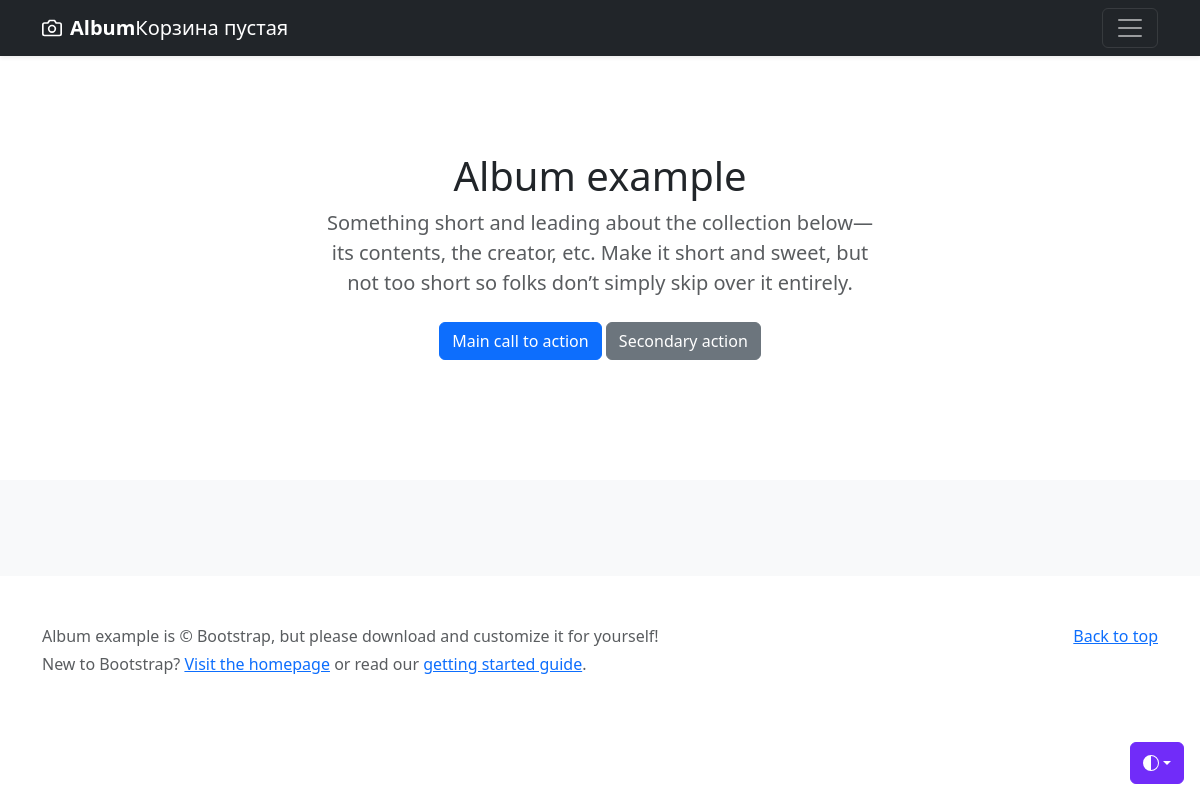
The app's page /, older data.
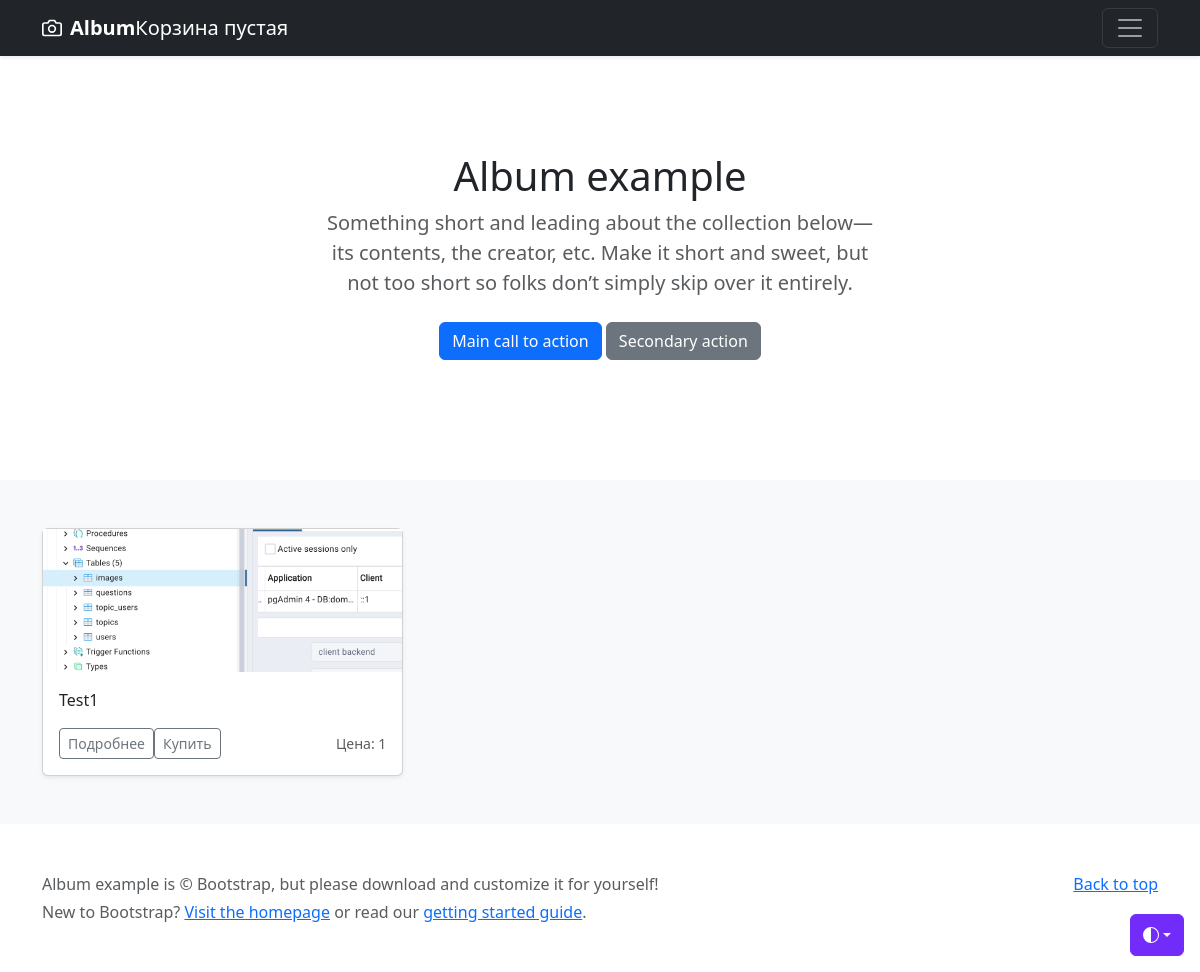
The same page, newer data.
### shop/models.py (models this page shows, shortened)
class Shop(models.Model):
    name = models.CharField(verbose_name="Название товара", max_length=60)
    price = models.IntegerField(verbose_name="Цена")
    photo_path = models.ImageField(verbose_name="Фото товара", upload_to="photo/%Y/%m/%d/",
                                   default='/photo/2023/09/08/pgadmin.png')
    category = models.ForeignKey('Category', on_delete=models.PROTECT, verbose_name="Категория", null=True)
    description = models.TextField(verbose_name="Описание товара", default='')
    arrival_date = models.DateField(verbose_name='Дата прибытия товара', auto_now=True)
    update_time = models.DateTimeField(verbose_name='Время последнего обновления карточки товара', auto_now=True)
    class Meta:
        verbose_name = "Товар"
        verbose_name_plural = "Товары"
        ordering = ['-update_time']

### shop/views.py (the view)
# urls.py: path('', views.index, name='index'),
def index(request):
    items = Shop.objects.all()
    return render(request, 'shop/index.html', {'items': items})

### carts/cart.py (called while the page is built)
    def __len__(self):
        return sum(item['quantity'] for item in self.cart.values())

### carts/context_processors.py (called while the page is built)
def cart(request):
    return {'cart': Cart(request)}

### shop/templates/shop/index.html
{%extends 'shop/base.html'%}
{%block content%}
<section class="py-5 text-center container">
    <div class="row py-lg-5">
      <div class="col-lg-6 col-md-8 mx-auto">
        <h1 class="fw-light">Album example</h1>
        <p class="lead text-body-secondary">Something short and leading about the collection below—its contents, the creator, etc. Make it short and sweet, but not too short so folks don’t simply skip over it entirely.</p>
        <p>
          <a href="#" class="btn btn-primary my-2">Main call to action</a>
          <a href="#" class="btn btn-secondary my-2">Secondary action</a>
        </p>
      </div>
    </div>
  </section>
  <div class="album py-5 bg-body-tertiary">
    <div class="container">
      <div class="row row-cols-1 row-cols-sm-2 row-cols-md-3 g-3">
        {%for item in items%}
        <div class="col">
          <div class="card shadow-sm">
            <img src="{{item.photo_path.url}}">
            <div class="card-body">
              <p class="card-text">{{item.name}}</p>
              <div class="d-flex justify-content-between align-items-center">
                <div class="btn-group">
                  <a href="item/{{item.id}}"><button type="button" class="btn btn-sm btn-outline-secondary">Подробнее</button></a>
                  <a href="#"><button type="button" class="btn btn-sm btn-outline-secondary">Купить</button> </a>
                </div>
                <small class="text-body-secondary">Цена: {{item.price}}</small>
              </div>
            </div>
          </div>
        </div>
      {% endfor %}
      </div>
    </div>
  </div>
{%endblock%}

Row changes from the older to the newer data that the page shows:
added Shop: photo_path (picture), name "Test1", price "1"
